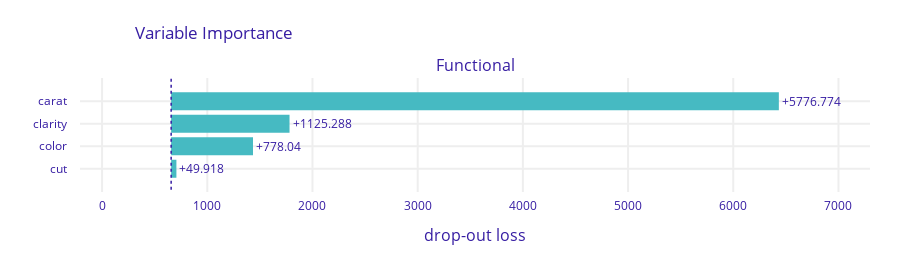

The code cell stored with this chart in its notebook:
### Code cell
def pred_fun(m, X):
    return m.predict(preprocessor.transform(X), batch_size=1000, verbose=0).flatten()


exp = dx.Explainer(
    model,
    data=df_valid[ord_features + ["carat"]],
    y=y_valid,
    predict_function=pred_fun,
    verbose=False,
)

vi = exp.model_parts()
vi.plot()

### Figure 1 — Plotly figure (JSON) as saved in the notebook; plotly's stock layout.template omitted (floating-point values rounded to 4 significant figures)
{"data": [{"base": 656.4, "hoverinfo": "text", "hoverlabel": {"bgcolor": "rgba(0,0,0,0.8)"}, "hovertext": ["Model: Functional loss after<br>variable: carat is permuted: 6433.205<br>Drop-out loss change: +5776.774", "Model: Functional loss after<br>variable: clarity is permuted: 1781.718<br>Drop-out loss change: +1125.288", "Model: Functional loss after<br>variable: color is permuted: 1434.47<br>Drop-out loss change: +778.04", "Model: Functional loss after<br>variable: cut is permuted: 706.348<br>Drop-out loss change: +49.918"], "marker": {"color": "#46bac2"}, "orientation": "h", "showlegend": false, "text": ["+5776.774", "+1125.288", "+778.04", "+49.918"], "textposition": "outside", "type": "bar", "x": [5777.0, 1125.0, 778.0, 49.92], "xaxis": "x", "y": ["carat", "clarity", "color", "cut"], "yaxis": "y"}], "layout": {"annotations": [{"font": {"size": 16}, "showarrow": false, "text": "Functional", "x": 0.5, "xanchor": "center", "xref": "paper", "y": 1, "yanchor": "bottom", "yref": "paper"}, {"font": {"size": 16}, "showarrow": false, "text": "drop-out loss", "x": 0.5, "xanchor": "center", "xref": "paper", "y": 0, "yanchor": "top", "yref": "paper", "yshift": -30}], "font": {"color": "#371ea3"}, "height": 263, "margin": {"b": 71, "r": 30, "t": 78}, "shapes": [{"line": {"color": "#371ea3", "dash": "dot", "width": 1.5}, "type": "line", "x0": 656.4, "x1": 656.4, "xref": "x", "y0": -1, "y1": 4, "yref": "y"}], "title": {"text": "Variable Importance", "x": 0.15}, "xaxis": {"anchor": "y", "automargin": true, "domain": [0, 1], "fixedrange": true, "gridwidth": 2, "range": [-210.1, 7300.0], "tickcolor": "white", "ticklen": 3, "ticks": "outside", "type": "linear", "zeroline": false}, "yaxis": {"anchor": "x", "automargin": true, "autorange": "reversed", "domain": [0, 1], "fixedrange": true, "gridwidth": 2, "tickcolor": "white", "ticklen": 10, "ticks": "outside", "type": "category"}}}
